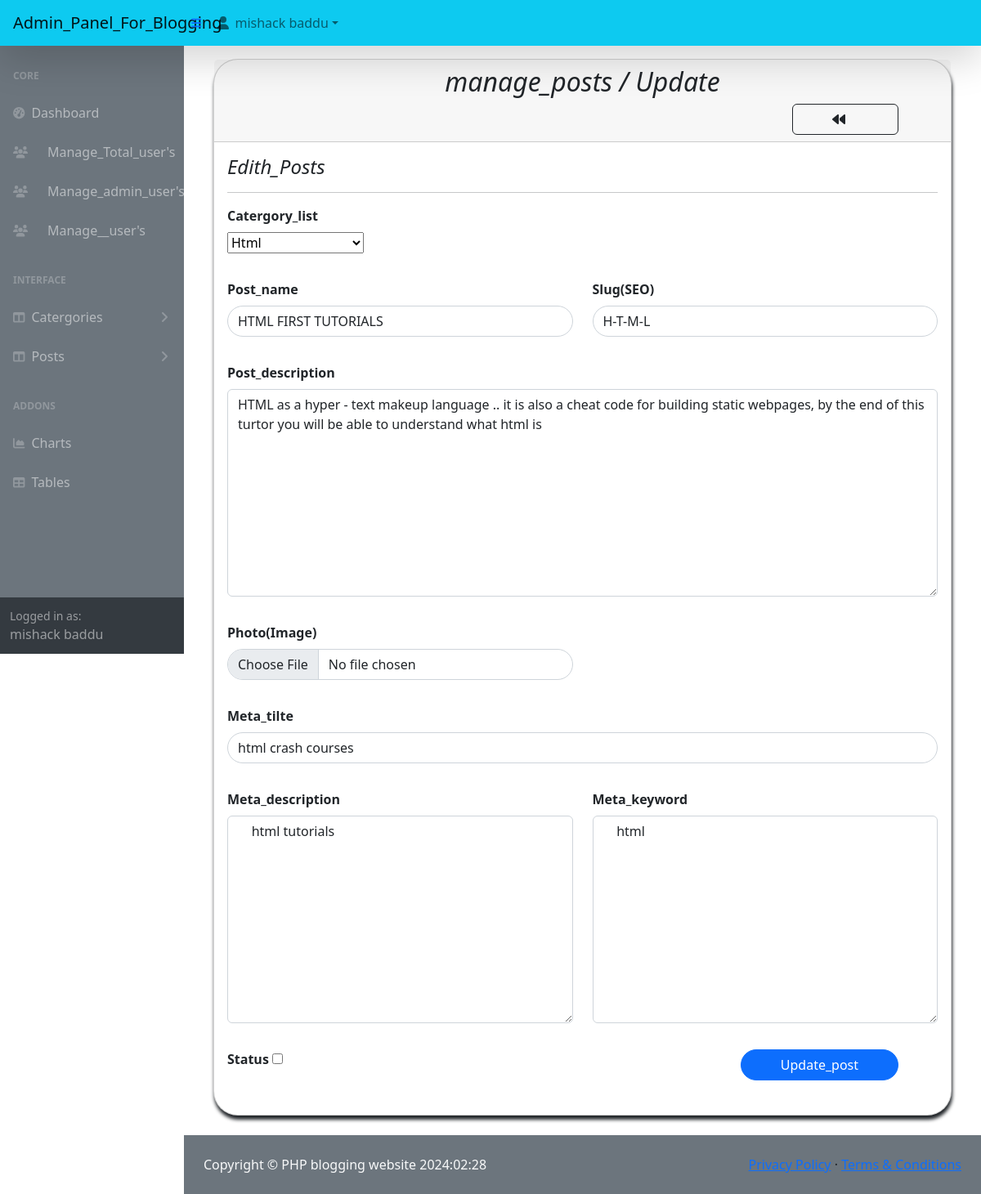
Screenshot of /admin/edith_post.php?id=1 (signed in) with the database file from the repository.
### tables this page shows
CREATE TABLE `posts` (
  `id` int(11) NOT NULL,
  `catergory_id` int(11) NOT NULL,
  `name` varchar(225) NOT NULL,
  `slug` varchar(255) NOT NULL,
  `description` text DEFAULT NULL,
  `photo` varchar(255) DEFAULT NULL,
  `meta_title` varchar(225) NOT NULL,
  `meta_description` mediumtext NOT NULL,
  `meta_keyword` mediumtext NOT NULL,
  `status` tinyint(1) DEFAULT 0 COMMENT '0=visible,1=hidden,2=delete',
  `created_at` timestamp NULL DEFAULT current_timestamp()
);

CREATE TABLE `catergory` (
  `id` int(11) NOT NULL,
  `name` varchar(255) NOT NULL,
  `slug` varchar(225) NOT NULL,
  `description` text DEFAULT NULL,
  `meta_title` varchar(255) NOT NULL,
  `meta_description` mediumtext DEFAULT NULL,
  `meta_keyword` mediumtext DEFAULT NULL,
  `navbar_status` tinyint(1) DEFAULT 0,
  `status` tinyint(1) DEFAULT 0 COMMENT '0=visible,1=hidden,2=deleted',
  `created_on` timestamp NULL DEFAULT current_timestamp()
);

### admin/edith_post.php (the view, shortened to what this page needs)
<?php
include('./authentication.php');
include('./includes/header.php');
?>
<div class="container-fluid px-4">
                <div class="container mt-3">
                            <div class="card">
                                <div class="card-header">
                                    <h2 class = "text-center"><em>manage_posts / Update</em></h2>
                                    <div class="card-tools">
                                        <a href="manage_post.php" class = "btn btn-outline-dark mx-5 px-5 float-end"><i class = "fas fa-backward mr-3"></i></a>
                                    </div>
                                </div>
                                <div class="card-body">
                                 <h4><em>Edith_Posts</em></h4>
                                 <hr>
                                 <form action="code.php" method = "POST" enctype = "multipart/form-data">
                                    <div class="row">
                                        <?php
                                        if(isset($_GET['id'])){
                                            $post_id = $_GET['id'];
                      $sql = mysqli_query($conn, "SELECT * FROM posts WHERE id = '$post_id'");
                      if(mysqli_num_rows($sql) > 0){
                      $count = mysqli_fetch_array($sql);
                                        ?>
                                    <div class="col-xl-12 lg-12 mb-3">
                                            <div class="form-group md-form">
                                                <label for="" class = "fw-bold">Catergory_list</label>
                                                <br>
                                                <?php
                                                     $sql = "select * from catergory where status = '0'";
                                                     $sql_test = mysqli_query($conn, $sql);
                                                ?>
                                                <select name="catergory_id" id="catergory_id">
                                                    <?php    while($row = mysqli_fetch_array($sql_test)){ ?>
                                                        <option value="<?php echo $row['id'] ?>"<?php echo $row['id'] == $count['catergory_id'] ? 'selected' : '' ?> ><?php echo $row['name'] ?></option>
                                                        <?php } ?>
                                                </select>
                                            </div>
                                        </div>
                                        <div class="col-xl-6 lg-6 mb-3">
                                            <div class="form-group md-form">
                                                <label for="" class = "fw-bold">Post_name</label>
                                                <input required type="text" name = "name" class = "form-control rounded-pill" value = "<?php echo $count['name'] ?>" placeholder = "Enter catergory name here">
                                            </div>
                                        </div>
                                        <div class="col-xl-6 lg-6 mb-3">
                                            <div class="form-group md-form">
                                                <label for="" class = "fw-bold">Slug(SEO)</label>
                                                <input required type="text" name = "slug"  value = "<?php echo $count['slug'] ?>" class = "form-control rounded-pill" placeholder = "Generate Slug">
                                            </div>
                                        </div>
                                        <div class="col-xl-12 lg-12 mb-3">
                                            <div class="form-group md-form">
                                                <label for="" class = "fw-bold">Post_description</label>
                                                <textarea name="description"  id="summernote" cols="30" rows="10" class = "form-control"><?php echo htmlentities($count['description']) ?></textarea>
                                            </div>
                                        </div>
                                        <div class="col-xl-6 lg-6 mb-3">
                                            <div class="form-group md-form">
                                                <label for="" class = "fw-bold">Photo(Image)</label>
                                                <input type="file" name = "image" class = "form-control rounded-pill">
                                            </div>
                                        </div>
                                        <div class="col-xl-12 lg-12 mb-3">
                                            <div class="form-group md-form">
                                                <label for="" class = "fw-bold">Meta_tilte</label>
                                                <input required type="text" name = "meta_title"  value = "<?php echo $count['meta_title'] ?>" class = "form-control rounded-pill" placeholder = "SEO title">
                                            </div>
                                        </div>
                                        <div class="col-xl-6 lg-6 mb-3">
                                            <div class="form-group md-form">
                                                <label for="" class = "fw-bold">Meta_description</label>
                                                <textarea name="meta_description" class = "form-control" id="" cols="30" rows="10"> <?php echo $count['meta_description'] ?> </textarea>
                                            </div>
                                        </div>
                                        <div class="col-xl-6 lg-6 mb-3">
                                            <div class="form-group md-form">
                                                <label for="" class = "fw-bold">Meta_keyword</label>
                                                <textarea name="meta_keyword" class = "form-control" id="" cols="30" rows="10"> <?php echo $count['meta_keyword'] ?></textarea>
                                            </div>
                                        </div>
                                        <div class="col-xl-6 lg-6 mb-3">
                                            <div class="form-group md-form">
                                                <label for="" class = "fw-bold">Status</label>
                                               <input type="checkbox" name = "status" <?php echo $count['status'] == '1' ? 'checked' : '' ?>>
                                            </div>
                                        </div>
                                        <div class="col-xl-6 lg-6 mb-3">
                                            <div class="form-group md-form">
                                                <input type="submit" name = "edith_post" class = "float-end rounded-pill btn btn-primary mx-5 px-5" value = "Update_post">
                                            </div>
                                        </div>
                                    </div>
                                    <?php
                      }
                    }
                           ?>
                                 </form>
                                </div>
                            </div>
                        </div>
</div>
<?php include('./includes/scripts.php') ?>
<?php include('./includes/footer.php') ?>

### admin/includes/header.php (style rules this page uses)
.card { box-shadow: 1px 5px 4px; border-radius: 30px; }

### rows the page displays
posts: catergory_id "Html", name "HTML FIRST TUTORIALS", slug "H-T-M-L", description "HTML as a hyper - text makeup language .. it is also a cheat code for building static webpages, by the end of this turtor you will be able to understand what html is", meta_title "html crash courses", meta_description "html tutorials", meta_keyword "html"

### other values shown
$_SESSION['auth_user']['user_name'] "mishack baddu"
